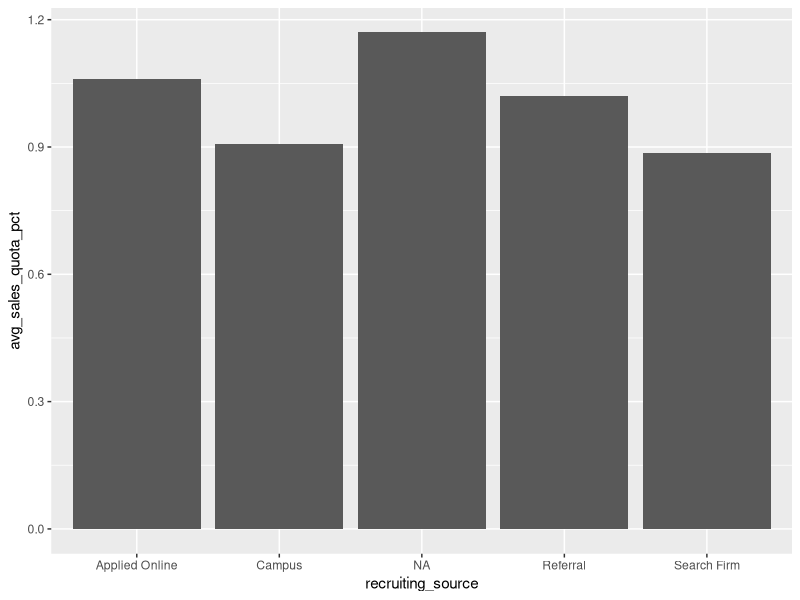
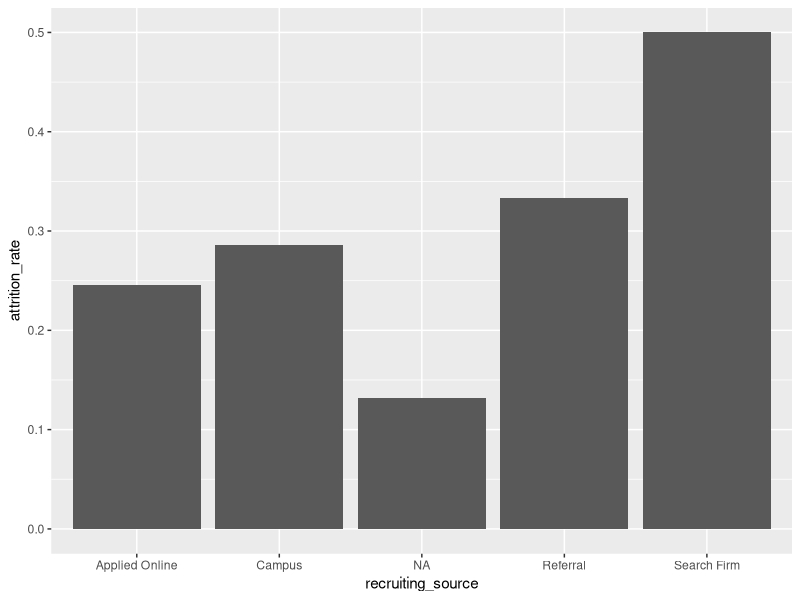

R code for these plots, in order: (Note: this script raises an error after producing the figures.)
# Load the ggplot2 package
library(dplyr)
library(ggplot2)

avg_sales <- data.frame(
  recruiting_source = c("Applied Online", "Campus", "Referral", "Search Firm", "NA"), 
  avg_sales_quota_pct=c(1.06, 0.908, 1.02, 0.887, 1.17)
)

# Plot the bar chart
ggplot(avg_sales, aes(x=recruiting_source,y=avg_sales_quota_pct)) +
  geom_col()

avg_attrition <- data.frame(
  recruiting_source = c("NA", "Applied Online", "Campus", "Referral", "Search Firm"), 
  attrition_rate=c(0.132, 0.246, 0.286, 0.333, 0.5)
)

# Plot the bar chart
ggplot(avg_attrition,aes(x=recruiting_source, y=attrition_rate)) +
  geom_col()

# Run the simple regression
model_simple <- lm(salary ~ new_hire, data = pay)

# Display the summary of model_simple (dplyr is needed for %>%)
model_simple %>% 
  summary()

# Display a tidy summary
library(broom)
model_simple %>% 
  tidy()

# Is new hire pay significantly higher in this model?
significant <- TRUE